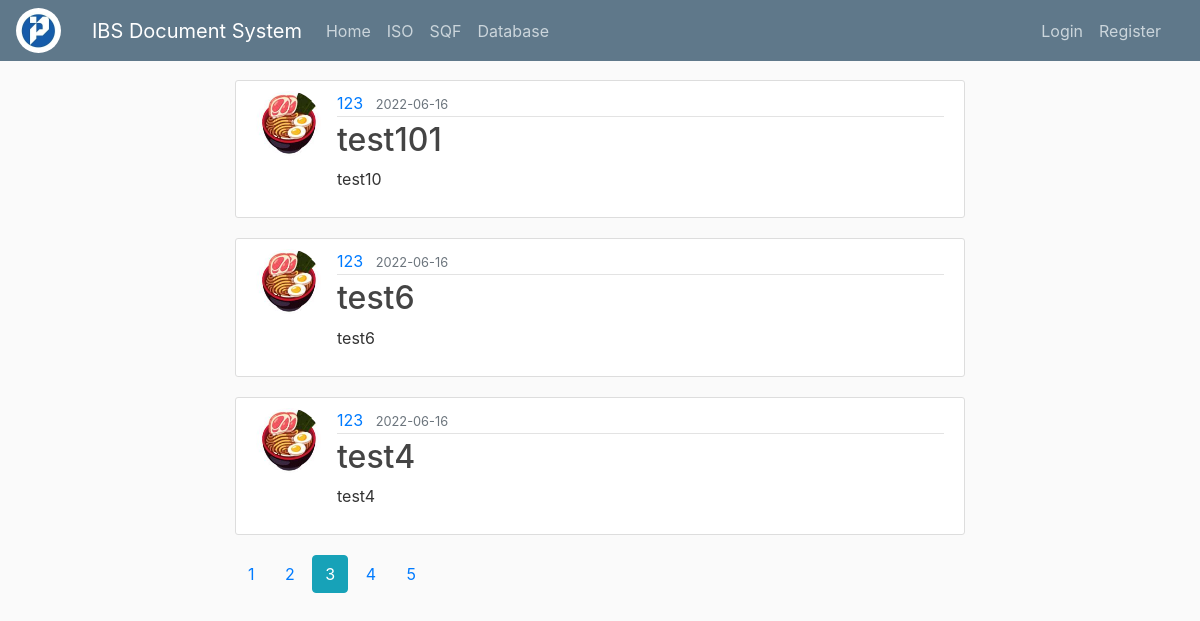
Screenshot of /home?page=3 with the database file from the repository.
### flaskblog/models.py (models this page shows, shortened)
class Post(db.Model):
    id = db.Column(db.Integer, primary_key=True)
    title = db.Column(db.String(100), nullable=False)
    date_posted = db.Column(db.DateTime, nullable=False, default=datetime.utcnow)
    content = db.Column(db.Text, nullable=False)
    user_id = db.Column(db.Integer, db.ForeignKey('user.id'), nullable=False)

class User(db.Model, UserMixin):
    id = db.Column(db.Integer, primary_key=True)
    username = db.Column(db.String(20), unique=True, nullable=False)
    email = db.Column(db.String(120), unique=True, nullable=False)
    image_file = db.Column(db.String(20), nullable=False, default='default.jpg')
    password = db.Column(db.String(60), nullable=False)
    posts = db.relationship('Post', backref='author', lazy=True)

### flaskblog/main/routes.py (the view)
@main.route("/")
@main.route("/home")
def home():
    page = request.args.get('page', 1, type=int)
    posts = Post.query.order_by(Post.date_posted.desc()).paginate(page=page, per_page=3)
    return render_template("home.html", posts=posts)

### flaskblog/templates/home.html (shortened to what this page needs)
{% extends "layout.html" %}
{%block content%}
    {% for post in posts.items %}
    <article class="media content-section">
    <img class="rounded-circle article-img" src="{{ url_for('static', filename='profile_pics/' + post.author.image_file) }}">
      <div class="media-body">
        <div class="article-metadata">
          <a class="mr-2" href="{{ url_for('users.user_posts', username=post.author.username) }}">{{ post.author.username }}</a>
          <small class="text-muted">{{ post.date_posted.strftime('%Y-%m-%d') }}</small>
        </div>
        <h2><a class="article-title" href="{{ url_for('posts.post', post_id=post.id) }}">{{ post.title }}</a></h2>
        <p class="article-content">{{ post.content }}</p>
      </div>
</article>
    {% endfor %}
    {% for page_num in posts.iter_pages() %}
        {%if page_num %}
            {%if posts.page == page_num %}
                <a class="btn btn-info mb-4" href="{{ url_for('main.home', page=page_num) }}">{{ page_num }}</a>
            {% else %}
                <a class="btn mb-4" href="{{ url_for('main.home', page=page_num) }}">{{ page_num }}</a>
            {% endif %}
        {% endif %}
    {% endfor %}
{% endblock content %}

### flaskblog/static/main.css (style rules this page uses)
body { background: #fafafa; color: #333333; margin-top: 5rem; }
h1, h2, h3, h4, h5, h6 { color: #444444; }
.content-section { background: #ffffff; padding: 10px 20px; border: 1px solid #dddddd; border-radius: 3px; margin-bottom: 20px; }
.article-title { color: #444444; }
.article-content { white-space: pre-line; }
.article-img { height: 65px; width: 65px; margin-right: 16px; }
.article-metadata { padding-bottom: 1px; margin-bottom: 4px; border-bottom: 1px solid #e3e3e3 }

### rows the page displays
Post: image_file (picture), author.username "123", date_posted "2022-06-16", title "test101", content "test10"
Post: image_file (picture), author.username "123", date_posted "2022-06-16", title "test6", content "test6"
Post: image_file (picture), author.username "123", date_posted "2022-06-16", title "test4", content "test4"

### other values shown
{{ page_num }} "1" "2" "4" "5"
{{ page_num }} "3"
